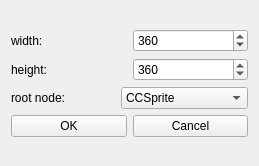
<?xml version="1.0" encoding="UTF-8"?>
<ui version="4.0">
 <class>QSelectSizeDialog</class>
 <widget class="QDialog" name="QSelectSizeDialog">
  <property name="geometry">
   <rect>
    <x>0</x>
    <y>0</y>
    <width>259</width>
    <height>166</height>
   </rect>
  </property>
  <property name="windowTitle">
   <string>Dialog</string>
  </property>
  <layout class="QGridLayout" name="gridLayout">
   <item row="0" column="0">
    <layout class="QVBoxLayout" name="verticalLayout">
     <item>
      <layout class="QHBoxLayout" name="horizontalLayout">
       <item>
        <widget class="QLabel" name="label">
         <property name="text">
          <string>width:</string>
         </property>
        </widget>
       </item>
       <item>
        <widget class="QSpinBox" name="spinWidth">
         <property name="maximum">
          <number>9999</number>
         </property>
         <property name="singleStep">
          <number>10</number>
         </property>
         <property name="value">
          <number>360</number>
         </property>
        </widget>
       </item>
      </layout>
     </item>
     <item>
      <layout class="QHBoxLayout" name="horizontalLayout_2">
       <item>
        <widget class="QLabel" name="label_2">
         <property name="text">
          <string>height:</string>
         </property>
        </widget>
       </item>
       <item>
        <widget class="QSpinBox" name="spinHeight">
         <property name="maximum">
          <number>9999</number>
         </property>
         <property name="singleStep">
          <number>10</number>
         </property>
         <property name="value">
          <number>360</number>
         </property>
        </widget>
       </item>
      </layout>
     </item>
     <item>
      <layout class="QHBoxLayout" name="horizontalLayout_4">
       <item>
        <widget class="QLabel" name="label_3">
         <property name="text">
          <string>root node:</string>
         </property>
        </widget>
       </item>
       <item>
        <widget class="QComboBox" name="comboBox">
         <item>
          <property name="text">
           <string>CCSprite</string>
          </property>
         </item>
         <item>
          <property name="text">
           <string>CCLayer</string>
          </property>
         </item>
         <item>
          <property name="text">
           <string>CCLayerColor</string>
          </property>
         </item>
         <item>
          <property name="text">
           <string>QCCScale9Sprite</string>
          </property>
         </item>
        </widget>
       </item>
      </layout>
     </item>
     <item>
      <layout class="QHBoxLayout" name="horizontalLayout_3">
       <item>
        <widget class="QPushButton" name="ok">
         <property name="text">
          <string>OK</string>
         </property>
         <property name="autoDefault">
          <bool>false</bool>
         </property>
        </widget>
       </item>
       <item>
        <widget class="QPushButton" name="cancel">
         <property name="text">
          <string>Cancel</string>
         </property>
         <property name="autoDefault">
          <bool>false</bool>
         </property>
        </widget>
       </item>
      </layout>
     </item>
    </layout>
   </item>
  </layout>
 </widget>
 <resources/>
 <connections/>
</ui>
